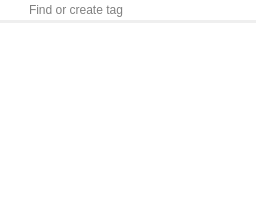
           <widget class="QWidget" name="tab_tags">
            <attribute name="icon">
             <iconset resource="breeze-dark-qownnotes.qrc">
              <normaloff>:/icons/breeze-dark-qownnotes/16x16/tag.svg</normaloff>:/icons/breeze-dark-qownnotes/16x16/tag.svg</iconset>
            </attribute>
            <attribute name="title">
             <string/>
            </attribute>
            <layout class="QHBoxLayout" name="horizontalLayout_5">
             <property name="leftMargin">
              <number>0</number>
             </property>
             <property name="topMargin">
              <number>0</number>
             </property>
             <property name="rightMargin">
              <number>0</number>
             </property>
             <property name="bottomMargin">
              <number>0</number>
             </property>
         <item>
          <widget class="QFrame" name="tagSubFrame">
           <property name="frameShape">
            <enum>QFrame::NoFrame</enum>
           </property>
           <property name="frameShadow">
            <enum>QFrame::Raised</enum>
           </property>
           <layout class="QVBoxLayout" name="verticalLayout_3">
            <property name="spacing">
             <number>3</number>
            </property>
            <property name="leftMargin">
             <number>0</number>
            </property>
            <property name="topMargin">
             <number>0</number>
            </property>
            <property name="rightMargin">
             <number>0</number>
            </property>
            <property name="bottomMargin">
             <number>0</number>
            </property>
            <item>
             <widget class="LineEdit" name="tagLineEdit">
              <property name="styleSheet">
               <string notr="true">QLineEdit {
	border: none;
	padding: 2px 5px 2px 27px;
	background-image: url(:/images/search-notes.svg);
	background-repeat: no-repeat;
	background-position: center left;
	margin-right: 0px;
}
</string>
              </property>
              <property name="placeholderText">
               <string>Find or create tag</string>
              </property>
              <property name="clearButtonEnabled">
               <bool>true</bool>
              </property>
             </widget>
            </item>
            <item>
             <widget class="QTreeWidget" name="tagTreeWidget">
              <property name="contextMenuPolicy">
               <enum>Qt::CustomContextMenu</enum>
              </property>
              <property name="frameShape">
               <enum>QFrame::NoFrame</enum>
              </property>
              <property name="editTriggers">
               <set>QAbstractItemView::EditKeyPressed</set>
              </property>
              <property name="selectionMode">
               <enum>QAbstractItemView::ExtendedSelection</enum>
              </property>
              <property name="headerHidden">
               <bool>true</bool>
              </property>
              <column>
               <property name="text">
                <string notr="true">Name</string>
               </property>
              </column>
              <column>
               <property name="text">
                <string notr="true">Note count</string>
               </property>
              </column>
             </widget>
            </item>
           </layout>
          </widget>
         </item>
        </layout>
       </widget>
